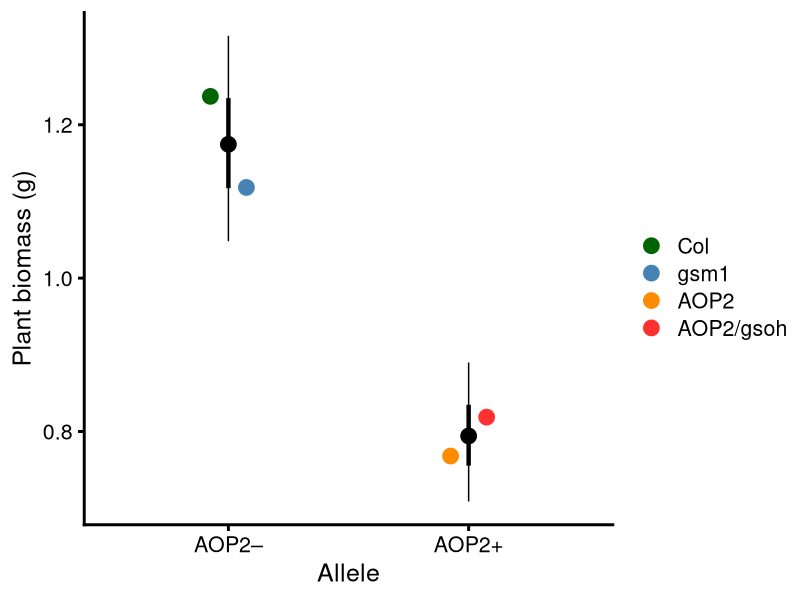
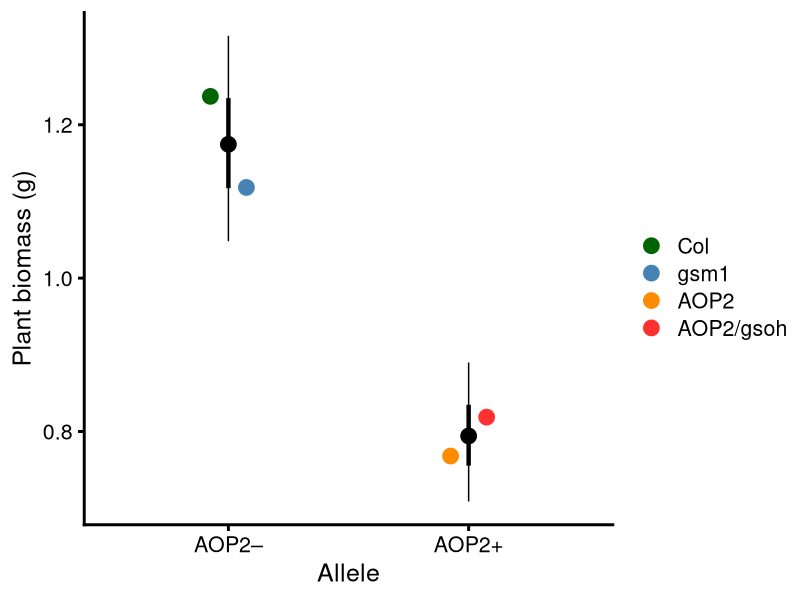

R code for these plots, in order:
## ---- chunk 1
knitr::opts_chunk$set(echo = TRUE, message = FALSE)

# load required libraries
library(tidyverse)
library(kableExtra)
library(cowplot)
library(lme4)
library(lmerTest)
library(broom.mixed)
library(pbkrtest)

# set ggplot theme
theme_set(theme_cowplot())
## ---- chunk 2
# load data
ChamberNoInsectsDF <- read_csv("data/PreExperimentNoInsectsPlantBiomass.csv") %>%
  mutate(Cage = as.character(Cage),
         Pot = as.character(Pot))

# conduct analyses at cage level
CageLevelBiomass <- ChamberNoInsectsDF %>%
  # sum biomass across both pots
  group_by(Cage, Temperature, Richness, Composition, Col, gsm1, AOP2, AOP2.gsoh) %>%
  summarise_at(vars(Biomass_g), list(sum)) %>%
  # tidy data
  ungroup() %>%
  select(cage = Cage, temp = Temperature, rich = Richness, com = Composition, Col, gsm1, AOP2, AOP2.gsoh, Biomass_g) %>%
  # adjust temp and rich so effect of +1 C is comparable to +1 genotype
  mutate(temp = ifelse(temp == "20 C", 0, 3),
         rich = rich - 1,
         # define orthogonal constrasts to test for above-average allele effects.
        # aop2_vs_AOP2 must be included first
        aop2_vs_AOP2 = Col + gsm1 - AOP2 - AOP2.gsoh,
        mam1_vs_MAM1 = gsm1 - Col, # aop2_vs_AOP2 must be included in model
        gsoh_vs_GSOH = AOP2.gsoh - AOP2)
## ---- chunk 3
# fit model
log_biomass_lmer <- lmer(log(Biomass_g) ~ temp*(rich + aop2_vs_AOP2 + mam1_vs_MAM1 + gsoh_vs_GSOH) + (1|com/temp), 
                        data = CageLevelBiomass)

# reproduce table S5
anova(log_biomass_lmer, type = "1", ddf = "Kenward-Roger") %>%
  kable(., caption = "Analysis of variance for plant biomass (log transformed) in the absence of insects.", booktabs = T) %>%
  kable_styling(latex_options = c("striped", "hold_position"))

# omnibus test compared to null (reported in Notes section)
log_biomass_null <- lmer(log(Biomass_g) ~ 1 + (1|com/temp), data = CageLevelBiomass)
KRmodcomp(log_biomass_lmer, log_biomass_null)

# omnibust test main vs null
log_biomass_main <- lmer(log(Biomass_g) ~ temp + rich + aop2_vs_AOP2 + mam1_vs_MAM1 + gsoh_vs_GSOH + (1|com/temp), data = CageLevelBiomass)
KRmodcomp(log_biomass_main, log_biomass_null)
KRmodcomp(log_biomass_lmer, log_biomass_main)
## ---- chunk 4
# calculate 95% confidence intervals, but first remove higher-order statistical interactions
summary(lme4::lmer(log(Biomass_g) ~ temp + rich + aop2_vs_AOP2 + (1|com), data = CageLevelBiomass)) # dropped com:temp, because it was singular, it also doesn't matter for estimating confidence intervals for genetic effect, it would matter if we were trying to estimate temp, which we are only controlling for here.

aop2_CI <- tidy(lmer(log(Biomass_g) ~ -1 + temp + I(AOP2 + AOP2.gsoh) + I(Col + gsm1) + (1|com), 
                     data = CageLevelBiomass), 
                conf.int = T, conf.level = 0.95) %>%
  filter(term %in% c("I(AOP2 + AOP2.gsoh)","I(Col + gsm1)")) %>%
  mutate(allele = c("AOP2","aop2"))
# note that I back transform to original scale for plotting
exp(aop2_CI$estimate[2])

# get the effect of each genotype
mean_geno <- tidy(lmer(log(Biomass_g) ~ -1 + temp + AOP2 + AOP2.gsoh + Col + gsm1 + (1|com), 
                     data = CageLevelBiomass), 
                conf.int = T, conf.level = 0.95) %>%
  filter(term %in% c("AOP2","AOP2.gsoh","Col","gsm1")) %>%
  mutate(allele = c("AOP2","AOP2","aop2","aop2"),
         term = factor(term, levels = c("Col","gsm1","AOP2","AOP2.gsoh"), labels = c("Col","gsm1","AOP2","AOP2/gsoh")))

# plot on original scale
# adding a genotype with an aop2 allele to the population doubles the likelihood of species persistence
plot_AOP2_growth_no_insects <- ggplot(aop2_CI, aes(x = allele, y = exp(estimate))) +
  geom_point(size = 5) +
  geom_point(data = mean_geno, aes(color = term), size = 5, position = position_dodge(width = 0.3)) +
  geom_linerange(aes(ymax = exp(estimate + std.error), ymin = exp(estimate - std.error)), size = 1.5) +
  geom_linerange(aes(ymax = exp(conf.high), ymin = exp(conf.low))) +
  scale_x_discrete(labels = c("AOP2\u2013","AOP2+")) +
  scale_y_continuous("Plant biomass (g)") +
  xlab("Allele") + 
  scale_color_manual(values = c("darkgreen","steelblue","darkorange","firebrick1"), name = "") + 
  theme_cowplot(font_size = 18, line_size = 1)

x11(); plot_AOP2_growth_no_insects

ggsave(plot = plot_AOP2_growth_no_insects, filename = "figures/AOP2-growth-no-insects.pdf", height = 6, width = 8, device=cairo_pdf)
